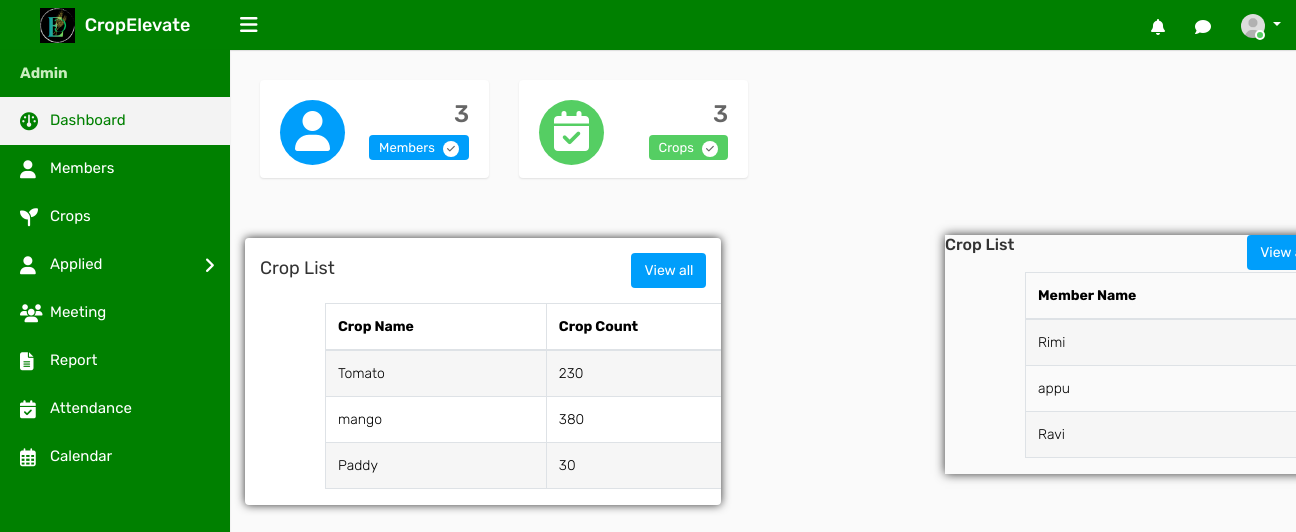
Page /adindex on the committed database.
### ceapp/models.py (models this page shows, shortened)
class Crop(models.Model):
    Namec = models.CharField(max_length=100)
    des = models.TextField()
    start_date = models.DateField(null=True, blank=True)
    end_date = models.DateField(null=True, blank=True)
    count = models.PositiveIntegerField(default=0)
    crop_photo = models.ImageField(upload_to='crop_photos/', blank=True, null=True)
    created_at = models.DateTimeField(auto_now_add=True)
    current = models.BooleanField(default=False)

class Member(models.Model):
    user = models.ForeignKey(CustomUser, on_delete=models.CASCADE, blank=True, null=True)
    Name = models.CharField(max_length=100,null=True, blank=True)
    email = models.EmailField(max_length=100,null=True, blank=True)
    admin_set_password = models.CharField(max_length=128, blank=True, null=True)
    dob = models.CharField(max_length=100,null=True, blank=True)
    address = models.TextField()
    district= models.CharField(max_length=100,null=True, blank=True)
    taluk = models.CharField(max_length=255, null=True, blank=True)
    Panchayat = models.CharField(max_length=100,null=True, blank=True)
    wardname = models.CharField(max_length=100,null=True, blank=True)
    wardno = models.IntegerField(max_length=100,null=True, blank=True)
    postal = models.IntegerField()
    phone = models.IntegerField()
    bio=models.TextField()
    profile_photo = models.ImageField(upload_to='profile_photos/', blank=True, null=True)
    amob = models.IntegerField(max_length=100,null=True, blank=True)
    aemail = models.CharField(max_length=255, null=True, blank=True)
    degree = models.CharField(max_length=255, null=True, blank=True)
    institution = models.CharField(max_length=255, null=True,blank=True)
    reset_password = models.CharField(max_length=128, null=True, blank=True)  # New field for reset password
    is_active = models.BooleanField(default=True)

### ceapp/views.py (the view)
# urls.py: path('adindex',views.adindex,name='adindex'),
def adindex(request):
    me = Member.objects.all()
    me_count = me.count()
    c=Crop.objects.all()
    c_count=c.count()
    crops = Crop.objects.all()
    context = {'me': me, 'me_count': me_count,'c':c, 'c_count':c_count,'crops': crops}
    return render(request, 'admintemp/adindex.html', context)

### templates/admintemp/adindex.html (shortened to what this page needs)
{% load static %}
<!DOCTYPE html>
<html lang="en">
<head>
    <link rel="stylesheet" type="text/css" href="{% static 'assets/css/bootstrap.min.css' %}">
    <link rel="stylesheet" type="text/css" href="{% static 'assets/css/font-awesome.min.css' %}">
    <link rel="stylesheet" type="text/css" href="{% static 'assets/css/style.css' %}">
    <link rel="stylesheet" href="https://cdnjs.cloudflare.com/ajax/libs/font-awesome/6.2.0/css/all.min.css">
</head>
<body>
    <div class="main-wrapper">
        <div class="header">
			<div class="header-left">
				<a href="{% url 'adindex' %}" class="logo">
					<img src="{% static 'assets/img/adminlogo1.png' %}" width="35" height="35" alt=""> <span>CropElevate</span>
				</a>
			</div>
			<a id="toggle_btn" href="javascript:void(0);"><i class="fa fa-bars"></i></a>
            <ul class="nav user-menu float-right">
                <li class="nav-item dropdown d-none d-sm-block">
                    <a href="#" class="dropdown-toggle nav-link" data-toggle="dropdown"><i class="fa fa-bell-o"></i> </a>
                </li>
                <li class="nav-item dropdown d-none d-sm-block">
                    <a href="javascript:void(0);" id="open_msg_box" class="hasnotifications nav-link"><i class="fa fa-comment-o"></i> </a>
                </li>
                <li class="nav-item dropdown has-arrow">
                    <a href="#" class="dropdown-toggle nav-link user-link" data-toggle="dropdown">
                        <span class="user-img">
							<img class="rounded-circle" src="{% static 'assets/img/user.jpg' %}" width="24" alt="Admin">
							<span class="status online"></span>
						</span>
                    </a>
                </li>
            </ul>
        </div>
        <div class="sidebar" id="sidebar">
            <div class="sidebar-inner slimscroll">
                <div id="sidebar-menu" class="sidebar-menu">
                    <ul>
                        <li class="menu-title" style="color:#c9edbe; font-weight:bold;">Admin</li>
                        <li class="active">
                            <a href="{% url 'adindex' %}"><i class="fa fa-dashboard"></i> <span>Dashboard</span></a>
                        </li>
						<li>
                            <a href="{% url 'admember' %}"><i class="fa fa-user"></i> <span>Members</span></a>
                        </li>
                        <li>
                            <a href="{% url 'adcrop' %}"><i class="fas fa-seedling fa-2x"></i> <span>Crops</span></a>
                        </li>
                        <li class="submenu green-background">
                            <a href="#"><i class="fa fa-user"></i> Applied <span class="menu-arrow"></span></a>
                        </li>
                        <li>
                            <a href="{% url 'admeeting' %}"><i class="fas fa-users fa-2x"></i>
                            </i> <span>Meeting</span></a>
                        </li>
                        <li>
                            <a href="{% url 'adreport' %}"><i class="fas fa-file-text"></i>
                            </i> <span>Report</span></a>
                        </li>
                        <li>
                            <a href="{% url 'adattendance' %}"><i class="fa fa-calendar-check-o"></i> <span>Attendance</span></a>
                        </li>
                        <li>
                            <a href="{% url 'adcalendar' %}"><i class="far fa-calendar-alt fa-2x"></i>
                                <span>Calendar</span></a>
                        </li>
                    </ul>
                </div>
            </div>
        </div>
        <div class="page-wrapper">
            <div class="content">
                <div class="row">
                    <div class="col-md-6 col-sm-6 col-lg-6 col-xl-3">
                        <div class="dash-widget">
							<span class="dash-widget-bg1"><i class="fa fa-user-o" aria-hidden="true"></i></span>
							<div class="dash-widget-info text-right">
								<h3>{{me_count}}</h3>
								<span class="widget-title1">Members <i class="fa fa-check" aria-hidden="true"></i></span>
							</div>
                        </div>
                    </div>
                    <div class="col-md-6 col-sm-6 col-lg-6 col-xl-3">
                        <div class="dash-widget">
                            <span class="dash-widget-bg2"><i class="fa fa-calendar-check-o"></i></span>
                            <div class="dash-widget-info text-right">
                                <h3>{{c_count}}</h3>
                                <span class="widget-title2">Crops <i class="fa fa-check" aria-hidden="true"></i></span>
                            </div>
                        </div>
                    </div></div>
					</div>
                   <div class="col-12 col-md-6 col-lg-8 col-xl-8">
    <div class="card">
        <div class="card-header">
            <h4 class="card-title d-inline-block">Crop List</h4>
            <a href="{% url 'adcrop' %}" class="btn btn-primary float-right">View all</a>
        </div>
        <div class="table-responsive ml-auto">
            <table class="table table-bordered table-striped">
                <thead>
                    <tr>
                        <th>Crop Name</th>
                        <th>Crop Count</th>
                    </tr>
                </thead>
                <tbody>
                    {% for crop in crops %}
                    <tr>
                        <td>{{ crop.Namec }}</td>
                        <td>{{ crop.count }}</td>
                    </tr>
                    {% endfor %}
                </tbody>
            </table>
        </div>
    </div>
</div>
<div class="col-12 col-md-6 col-lg-6 col-xl-6">
    <div class="card2">
        <div class="card2-header">
            <h4 class="card-title d-inline-block">Crop List</h4>
            <a href="{% url 'adcrop' %}" class="btn btn-primary float-right">View all</a>
        </div>
        <div class="table-responsive ml-auto">
            <table class="table table-bordered table-striped">
                <thead>
                    <tr>
                        <th>Member Name</th>
                    </tr>
                </thead>
                <tbody>
                    {% for member in me %}
                    <tr>
                        <td>{{ member.Name }}</td>
                    </tr>
                    {% endfor %}
                </tbody>
            </table>
        </div>
    </div>
    </div>
</div>
</div>
</body>
</html>

### rows in the picture
Crop: Namec "Tomato", count "230"
Crop: Namec "mango", count "380"
Crop: Namec "Paddy", count "30"
Member: Name "Rimi"
Member: Name "appu"
Member: Name "Ravi"

### other values in the picture
{{ me_count }} "3"
{{ c_count }} "3"
